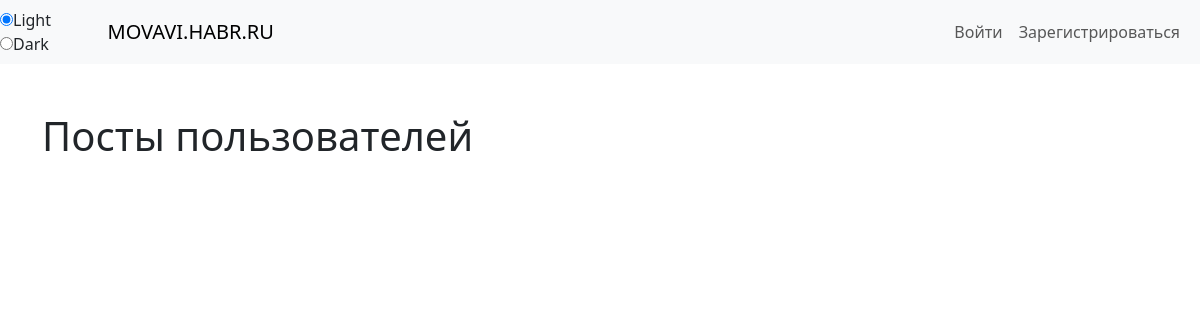
The app's page /, older data.
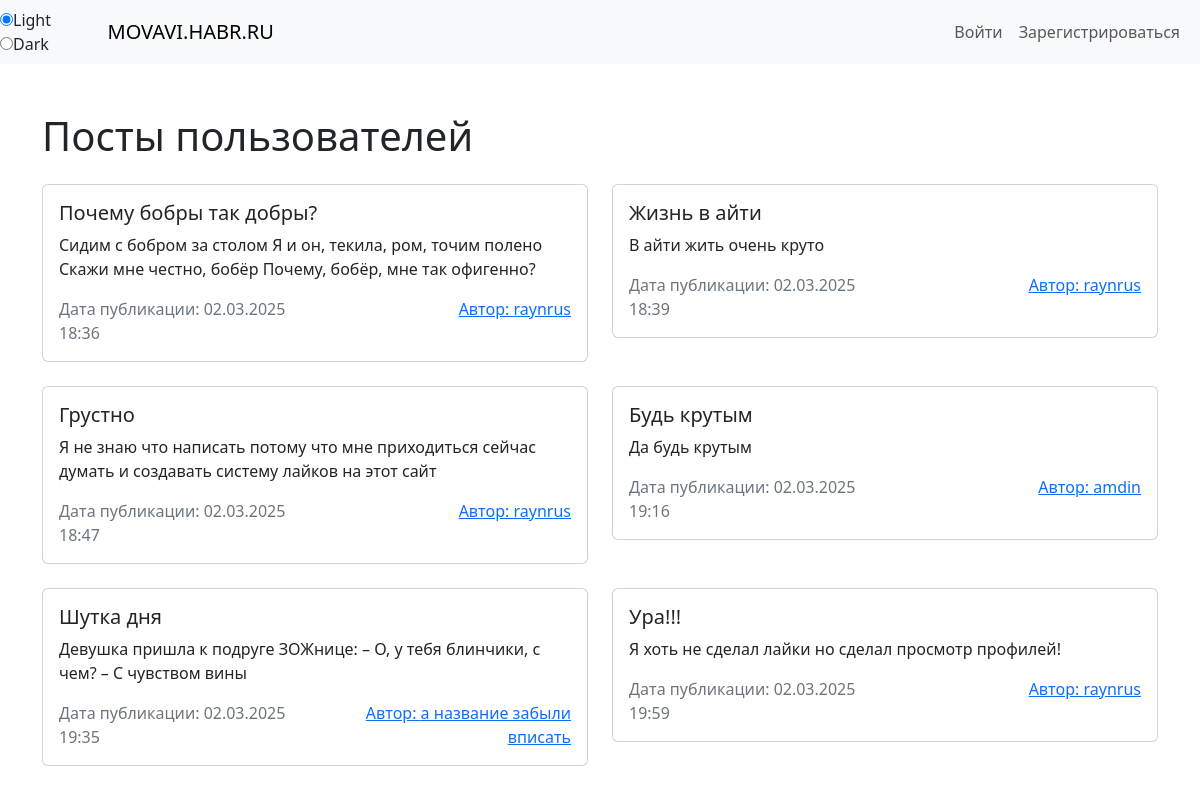
The same page, newer data.
### tables this page shows
CREATE TABLE post (
        id INTEGER PRIMARY KEY,
        title TEXT,
        text TEXT,
        at_publish TEXT,
        author_id INTEGER
        );

CREATE TABLE user (
        id INTEGER PRIMARY KEY,
        username TEXT UNIQUE,
        password TEXT
        );

### main.py (the view)
@app.route("/")
def index_page():
    posts = Post.get_all()
    username = session.get("username", None)
    user = None
    if username:
        user = User.get_user_by_username(username)
    return render_template("index.html", posts=posts, user=user)

### post.py (called while the page is built)
    @staticmethod
    def get_all():
        SQL = """
               SELECT post.*, user.username FROM post
               LEFT JOIN user ON user.id = post.author_id
        """
        con = sqlite3.connect(db_name)
        q = con.execute(SQL)
        data = q.fetchall()
        return [Post(*row) for row in data]

### templates/index.html (shortened to what this page needs)
{% extends 'base.html' %}
{% block content %}
    <h1 class="mb-4">Посты пользователей</h1>
    <div class="row">
        {% for post in posts %}
        <div class="col-md-6">
            <div class="card mb-4">
                <div class="card-body">
                    <h5 class="card-title">{{ post.title }}</h5>
                    <p class="card-text">{{ post.text }}</p>
                    <div class="row">
                        <div class="col-6">
                            <p class="card-text text-secondary">Дата публикации: {{ post.at_publish }}</p>
                        </div>
                        <div class="col-6 text-end">
                            <a href="/profile/{{ post.author_id }}" class="card-text">Автор: {{ post.author_username }}</a>
                        </div>
                    </div>
                </div>
            </div>
        </div>
        {% endfor %}
    </div>
{% endblock %}

### templates/base.html (shortened to what this page needs)
<!DOCTYPE html>
<html lang="en">
<head>
    <link rel="stylesheet" href="/static/css/style.css">
    <link href="https://cdn.jsdelivr.net/npm/bootstrap@5.3.3/dist/css/bootstrap.min.css" rel="stylesheet"
>
</head>
<body>
    <div class="wrapper">
        <header>
            <nav class="navbar navbar-expand-lg navbar-light bg-light">
                <div class="themes">
                    <label><input type="radio" class="theme" name="theme" value="light" checked>Light</label>
                    <label><input type="radio" class="theme" name="theme" value="dark">Dark</label>
                </div>
                <div class="container-fluid">
                    <a class="navbar-brand" href="/">MOVAVI.HABR.RU</a>
                    <div class="collapse navbar-collapse" id="navbarNav">
                        <ul class="navbar-nav ms-auto">
                           {% if user %}
                                <li class="nav-item">
                                    <a href="/profile" class="nav-link fw-bold">{{ user.username }}</a>
                                </li>
                                <li class="nav-item">
                                    <a class="nav-link" href="/logout">Выйти</a>
                                </li>
                                {% else %}
                                <li class="nav-item">
                                    <a class="nav-link" href="/login">Войти</a>
                                </li>
                                <li class="nav-item">
                                    <a class="nav-link" href="/registration">Зарегистрироваться</a>
                                </li>
                            {% endif %}
                        </ul>
                    </div>
                </div>
            </nav>
        </header>
    </div>
    <div class="container mt-5">
        {% block content %}{% endblock %}
    </div>
</body>
</html>

### static/css/style.css (style rules this page uses)
body { background-color: var(--color-bg); color: var(--color-bg); }
.wrapper { max-width: 1200px; margin: 0 auto; }

Row changes from the older to the newer data that the page shows:
added post: title "Почему бобры так добры?", text "Сидим с бобром за столом Я и он, текила, ром, точим полено Скажи мне честно, бобёр Почему, бобёр, мне так офигенно?", at_publish "02.03.2025 18:36", author_username "raynrus"
added post: title "Жизнь в айти", text "В айти жить очень круто", at_publish "02.03.2025 18:39", author_username "raynrus"
added post: title "Грустно", text "Я не знаю что написать потому что мне приходиться сейчас думать и создавать систему лайков на этот сайт", at_publish "02.03.2025 18:47", author_username "raynrus"
added post: title "Будь крутым", text "Да будь крутым", at_publish "02.03.2025 19:16", author_username "amdin"
added post: title "Шутка дня", text "Девушка пришла к подруге ЗОЖнице: – О, у тебя блинчики, с чем? – С чувством вины", at_publish "02.03.2025 19:35", author_username "а название забыли вписать"
added post: title "Ура!!!", text "Я хоть не сделал лайки но сделал просмотр профилей!", at_publish "02.03.2025 19:59", author_username "raynrus"
